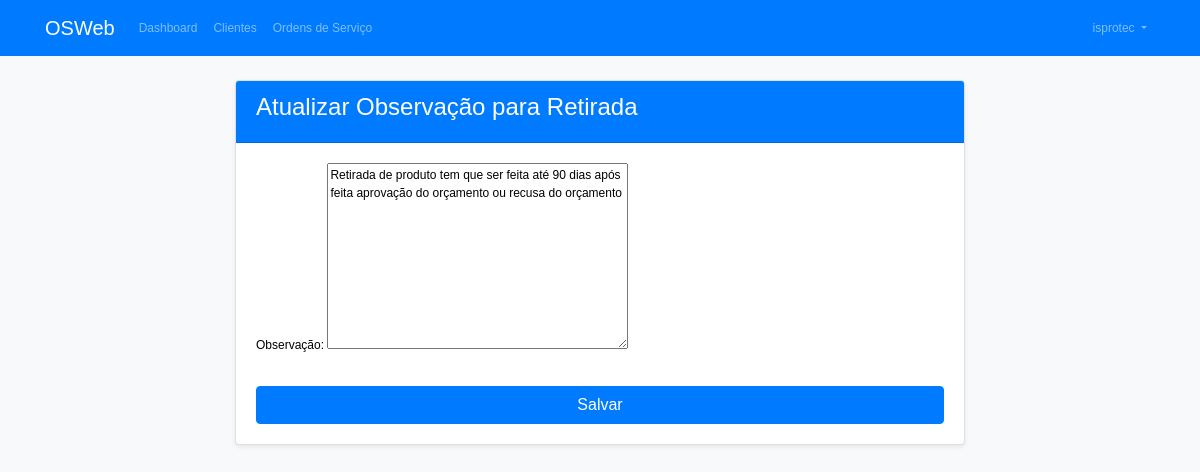
/empresa/observacao/ (signed in), run on the app's committed database.
### core/models.py (models this page shows, shortened)
class User(AbstractUser):
    is_empresa = models.BooleanField(default=False)
    is_tecnico = models.BooleanField(default=False)
    empresa = models.ForeignKey('Empresa', on_delete=models.CASCADE, null=True, blank=True)
    telefone = models.CharField(max_length=15, blank=True, null=True)
    endereco = models.CharField(max_length=200, blank=True, null=True)

class Empresa(models.Model):
    usuario = models.OneToOneField(User, on_delete=models.CASCADE, related_name='empresa_user')
    nome_fantasia = models.CharField(max_length=100)
    razao_social = models.CharField(max_length=100)
    cnpj = models.CharField(max_length=18, unique=True)
    nome_representante = models.CharField(max_length=100)
    observacao_retirada = models.TextField(
        default="Retirada de produto tem que ser feita até 90 dias após feita aprovação do orçamento ou recusa do orçamento"
    )

### core/views.py (the view)
# urls.py: path('empresa/observacao/', views.atualizar_observacao, name='atualizar_observacao'),
@login_required
def atualizar_observacao(request):
    if not request.user.is_empresa:
        return redirect('login')
    empresa = request.user.empresa_user
    if request.method == 'POST':
        form = ObservacaoRetiradaForm(request.POST, instance=empresa)
        if form.is_valid():
            form.save()
            return redirect('empresa_dashboard')
    else:
        form = ObservacaoRetiradaForm(instance=empresa)
    return render(request, 'empresa/atualizar_observacao.html', {'form': form})

### core/forms.py
class ObservacaoRetiradaForm(forms.ModelForm):
    class Meta:
        model = Empresa
        fields = ('observacao_retirada',)

### core/templates/empresa/atualizar_observacao.html (shortened to what this page needs)
{% extends "base.html" %}
{% block content %}
<div class="row justify-content-center">
    <div class="col-md-8">
        <div class="card">
            <div class="card-header bg-primary text-white">
                <h4>Atualizar Observação para Retirada</h4>
            </div>
            <div class="card-body">
                <form method="post">
                    <div class="form-group">
                        <label for="id_observacao_retirada">Observação:</label>
                        {{ form.observacao_retirada }}
                    </div>
                    <button type="submit" class="btn btn-primary btn-block">Salvar</button>
                </form>
            </div>
        </div>
    </div>
</div>
{% endblock %}

### core/templates/base.html (shortened to what this page needs)
{% load static %}
<!DOCTYPE html>
<html lang="pt-br">
<head>
    <link rel="stylesheet" href="https://stackpath.bootstrapcdn.com/bootstrap/4.5.2/css/bootstrap.min.css">
    <link rel="stylesheet" href="https://cdnjs.cloudflare.com/ajax/libs/font-awesome/5.15.1/css/all.min.css">
    <link href="{% static 'css/style.css' %}" rel="stylesheet">
</head>
<body>
    <nav class="navbar navbar-expand-lg navbar-dark bg-primary">
        <div class="container">
            <a class="navbar-brand" href="{% url 'empresa_dashboard' %}">OSWeb</a>
            <div class="collapse navbar-collapse" id="navbarNav">
                <ul class="navbar-nav mr-auto">
                    {% if user.is_authenticated %}
                        {% if user.is_empresa %}
                            <li class="nav-item">
                                <a class="nav-link" href="{% url 'empresa_dashboard' %}">Dashboard</a>
                            </li>
                            <li class="nav-item">
                                <a class="nav-link" href="{% url 'cliente_list' %}">Clientes</a>
                            </li>
                            <li class="nav-item">
                                <a class="nav-link" href="{% url 'ordem_servico_list' %}">Ordens de Serviço</a>
                            </li>
                        {% elif user.is_tecnico %}
                            <li class="nav-item">
                                <a class="nav-link" href="{% url 'ordem_servico_list' %}">Ordens de Serviço</a>
                            </li>
                        {% endif %}
                    {% endif %}
                </ul>
                <ul class="navbar-nav">
                    {% if user.is_authenticated %}
                        <li class="nav-item dropdown">
                            <a class="nav-link dropdown-toggle" href="#" id="navbarDropdown" role="button" data-toggle="dropdown">
                                {{ user.username }}
                            </a>
                        </li>
                    {% endif %}
                </ul>
            </div>
        </div>
    </nav>
    <div class="container mt-4">
        {% block content %}{% endblock %}
    </div>
</body>
</html>

### core/static/css/style.css (style rules this page uses)
body { background-color: #f8f9fa; }
.card { box-shadow: 0 0.125rem 0.25rem rgba(0, 0, 0, 0.075); margin-bottom: 20px; }
.card-header { font-weight: bold; }
.navbar { margin-bottom: 20px; }
.form-group { margin-bottom: 1.5rem; }
.card { margin-bottom: 20px; }
.card-header { font-weight: bold; background-color: #f8f9fa; }
body { font-family: Arial, sans-serif; font-size: 12px; color: #000; }

### data on the page
User: username "isprotec"
Empresa: observacao_retirada "Retirada de produto tem que ser feita até 90 dias após feita aprovação do orçamento ou recusa do orçamento"
